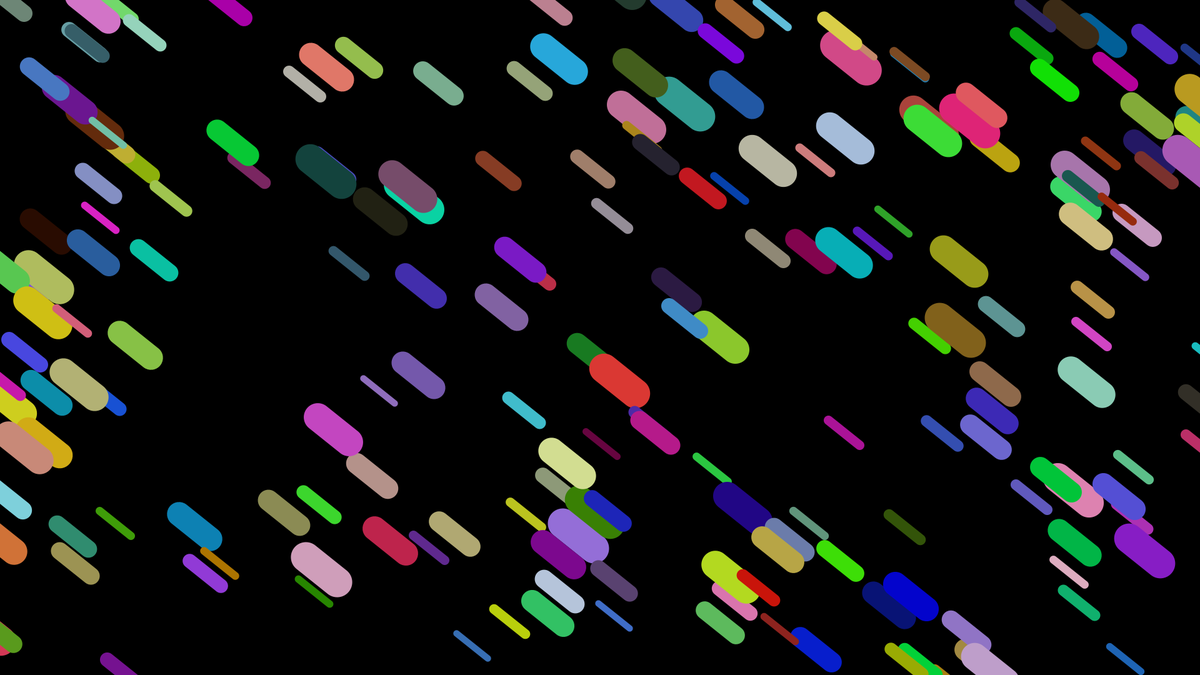
Frame 1 (no input)
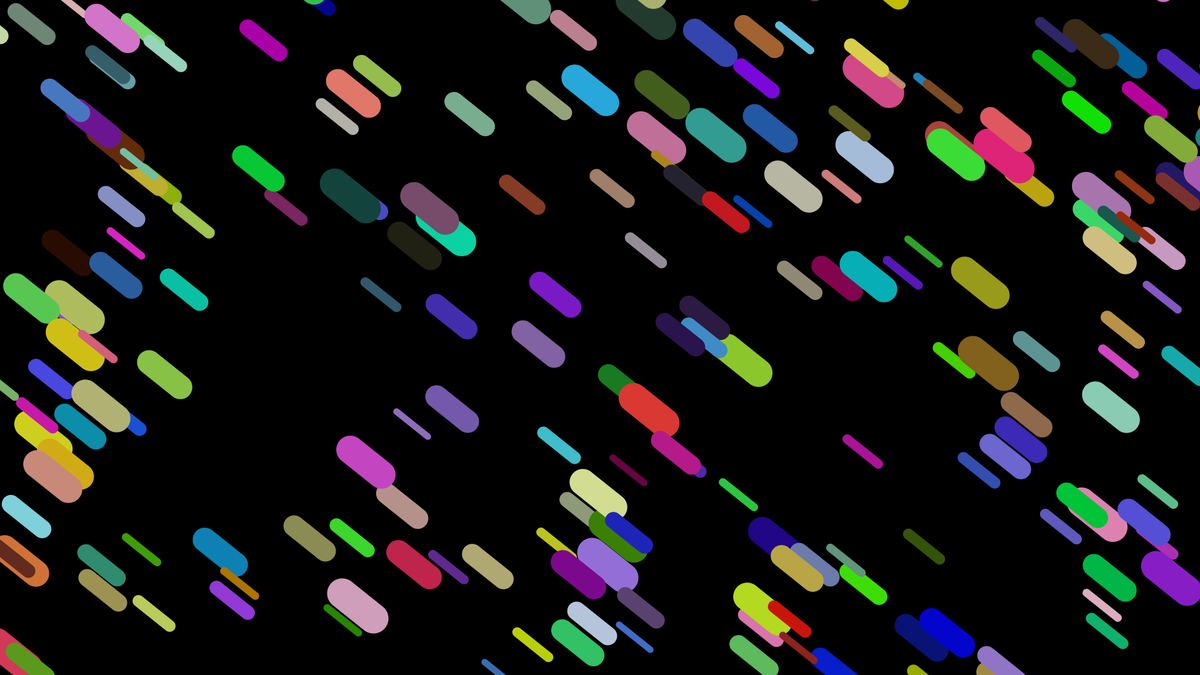
Frame 60 (the mouse pressed at the canvas centre just before this capture)
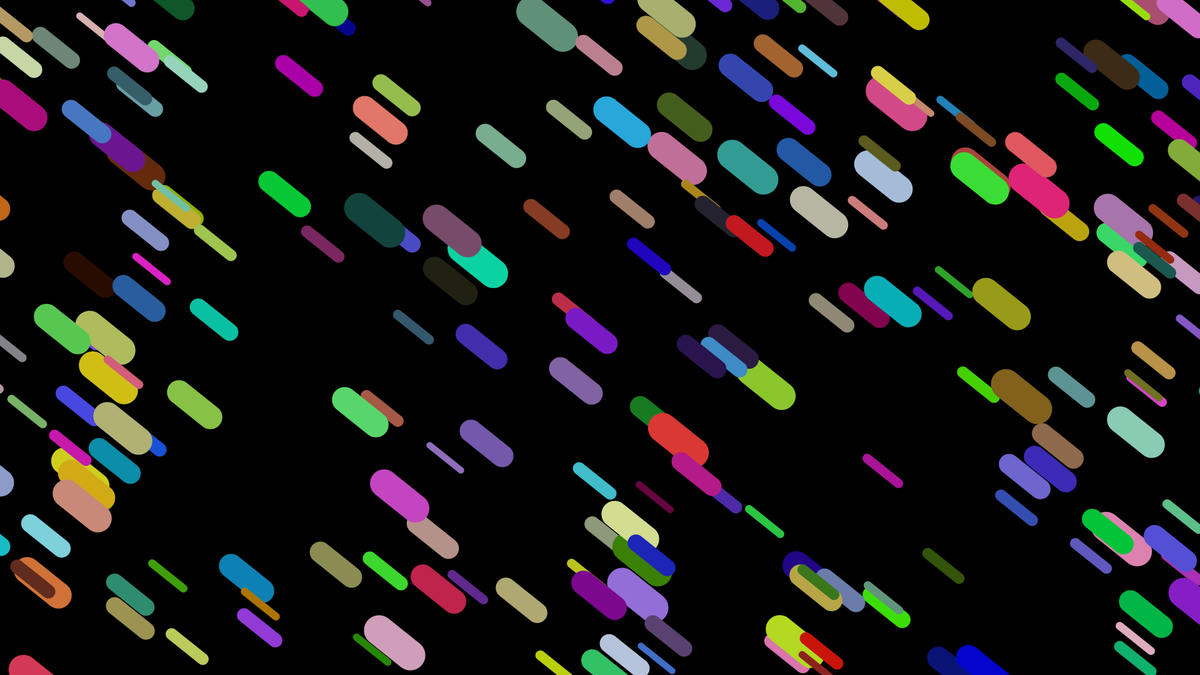
Frame 120 (the mouse held since frame 60 and released just before this capture)

The Processing sketch that drew these frames (run headless with seeded random() and noise(); from frame 60 on, the mouse is pressed at the canvas centre):

// Processing sketch: Fondo_Scroll_heavy
// ── Fondo_Scroll_heavy.pde
diagonalSystem ds;
float r1, r2, r3, n;

void setup() {
  size(1920, 1080);
  smooth();
  background(255);
  ds = new diagonalSystem();
} 

void draw() {
  background(0);
  while (n < 250) {
    ds.anyadir();
    n++;
  }
  ds.actu();
} 


// ── diagonal.pde
class diagonal {
  color col;
  float anch, x, y, x2, y2;
  float vel;

  diagonal(float _x, float _y, color _col, float _anch, float _vel) {
    col = _col;
    anch = _anch;
    x2 = _x + 50;
    y2 = _y + 40;
    x = _x;
    y = _y;
    vel = _vel;
  }

  void actu() {
    stroke(col);
    strokeWeight(anch);
    line(x, y, x2, y2);
    x = x + vel;
    y = y + vel;
    x2 = x2 + vel;
    y2 = y2 + vel;
  }
}


// ── diagonalSystem.pde
class diagonalSystem {
  ArrayList diagonales;

  diagonalSystem() {
    diagonales = new ArrayList();
  }

  void actu() {
    for (int i = 0; i < diagonales.size(); i++) {
      diagonal a = (diagonal) diagonales.get(i);
      a.actu();
      if (a.y > height) {
        diagonales.remove(i);
        n--;
      }
    }
  }

  void anyadir() {
    color colors = color(random(225), random(225), random(225));
    diagonales.add(new diagonal(random(-200, width), random(-200, height), colors, random(10, 50), random(0.5, 1)));
  }
}
